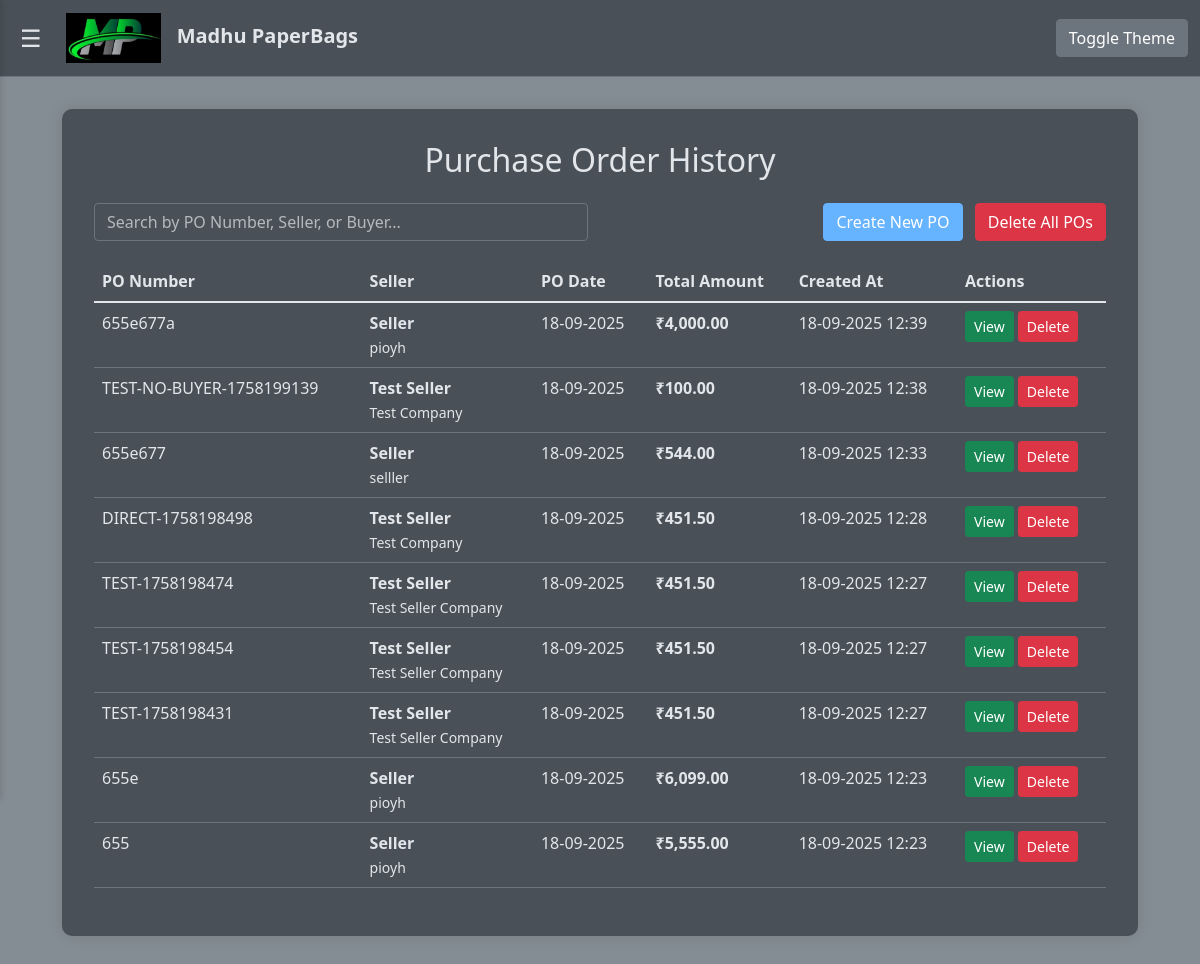
Screenshot of /purchase_order_history.php (signed in) with the database file from the repository.
### tables this page shows
CREATE TABLE `purchase_orders` (
  `id` int(11) NOT NULL,
  `po_number` varchar(255) NOT NULL,
  `po_date` date NOT NULL,
  `seller_name` varchar(255) NOT NULL,
  `seller_company` varchar(255) NOT NULL,
  `seller_address` text NOT NULL,
  `seller_phone` varchar(20) NOT NULL,
  `seller_gst` varchar(50) DEFAULT NULL,
  `seller_email` varchar(255) DEFAULT NULL,
  `materials_data` text NOT NULL,
  `subtotal` decimal(15,2) NOT NULL DEFAULT 0.00,
  `cgst_rate` decimal(5,2) DEFAULT 0.00,
  `sgst_rate` decimal(5,2) DEFAULT 0.00,
  `igst_rate` decimal(5,2) DEFAULT 0.00,
  `cgst_amount` decimal(15,2) DEFAULT 0.00,
  `sgst_amount` decimal(15,2) DEFAULT 0.00,
  `igst_amount` decimal(15,2) DEFAULT 0.00,
  `total_amount` decimal(15,2) NOT NULL DEFAULT 0.00,
  `created_at` timestamp NOT NULL DEFAULT current_timestamp(),
  `updated_at` timestamp NOT NULL DEFAULT current_timestamp() ON UPDATE current_timestamp()
);

### purchase_order_history.php (the view, shortened to what this page needs)
<?php
require_once "config/database.php";
$purchase_orders = [];
$sql = "SELECT id, po_number, po_date, seller_name, seller_company, total_amount, created_at, updated_at FROM purchase_orders ORDER BY created_at DESC";
$result = mysqli_query($conn, $sql);
if ($result) {
    while ($row = mysqli_fetch_assoc($result)) {
        $purchase_orders[] = $row;
    }
} else {
    error_log("Error fetching purchase orders: " . mysqli_error($conn));
}
?>
<!DOCTYPE html>
<html lang="en">
<head>
    <link href="https://cdn.jsdelivr.net/npm/bootstrap@5.1.3/dist/css/bootstrap.min.css" rel="stylesheet">
    <link href="includes/sidebar.css" rel="stylesheet">
</head>
<body class="dark-theme">
    <?php include 'includes/sidebar.php'; ?>
    <div class="main-content">
        <div class="container">
            <div class="history-container">
            <h2 class="text-center mb-4 main-text">Purchase Order History</h2>
            <div class="search-container">
                <div class="row">
                    <div class="col-md-6">
                        <input type="text" id="searchInput" class="form-control" placeholder="Search by PO Number, Seller, or Buyer...">
                    </div>
                    <div class="col-md-6 text-end">
                        <a href="purchase_order.php" class="btn btn-accent">
                            <i class="fas fa-plus"></i> Create New PO
                        </a>
                        <a href="delete_purchase_orders.php" class="btn btn-danger ms-2">
                            <i class="fas fa-trash"></i> Delete All POs
                        </a>
                    </div>
                </div>
            </div>
            <?php if (empty($purchase_orders)): ?>
                <div class="text-center">
                    <p class="main-text">No purchase orders found. <a href="purchase_order.php">Generate your first purchase order</a>.</p>
                </div>
            <?php else: ?>
                <div class="table-responsive">
                    <table class="table table-hover" id="poTable">
                        <thead>
                            <tr>
                                <th>PO Number</th>
                                <th>Seller</th>
                                <th>PO Date</th>
                                <th>Total Amount</th>
                                <th>Created At</th>
                                <th>Actions</th>
                            </tr>
                        </thead>
                        <tbody>
                            <?php foreach ($purchase_orders as $po): ?>
                                <tr>
                                    <td><?php echo htmlspecialchars($po['po_number']); ?></td>
                                    <td>
                                        <strong><?php echo htmlspecialchars($po['seller_name']); ?></strong><br>
                                        <small><?php echo htmlspecialchars($po['seller_company']); ?></small>
                                    </td>
                                    <td><?php echo date('d-m-Y', strtotime($po['po_date'])); ?></td>
                                    <td><strong>₹<?php echo number_format($po['total_amount'], 2); ?></strong></td>
                                    <td><?php echo date('d-m-Y H:i', strtotime($po['created_at'])); ?></td>
                                    <td>
                                        <a href="view_purchase_order.php?id=<?php echo $po['id']; ?>"
                                           class="btn btn-sm btn-success"
                                           title="View Purchase Order Details">
                                            <i class="fas fa-eye"></i> View
                                        </a>
                                        <form method="post" action="delete_purchase_order.php" style="display: inline;"
                                              onsubmit="return confirm('Are you sure you want to delete this purchase order?');">
                                            <button type="submit" class="btn btn-sm btn-danger">
                                                <i class="fas fa-trash"></i> Delete
                                            </button>
                                        </form>
                                    </td>
                                </tr>
                            <?php endforeach; ?>
                        </tbody>
                    </table>
                </div>
            <?php endif; ?>
        </div>
    </div>
    </div>
</body>
</html>

### includes/sidebar.css (style rules this page uses)
.main-content { transition: margin-left 0.3s ease; }

### purchase_order_history.php (style rules this page uses)
:root { --background-color: #f8f9fa; --text-color: #212529; --accent-color: #007bff; --form-bg: #ffffff; --form-border: #dee2e6; --form-focus-bg: #ffffff; --form-focus-shadow: 0 0 0 0.25rem rgba(0, 123, 255, 0.25); --table-bg: #ffffff; --table-border: #dee2e6; --table-hover-bg: #f8f9fa; }
body.dark-theme { --background-color: rgb(133, 141, 148); --text-color: #e2e6ea; --accent-color: #66b3ff; --form-bg: #495057; --form-border: #6c757d; --form-focus-bg: #495057; --form-focus-shadow: 0 0 0 0.25rem rgba(102, 179, 255, 0.25); --table-bg: #495057; --table-border: #6c757d; --table-hover-bg: #5a6268; }
body { background: var(--background-color); color: var(--text-color); min-height: 100vh; transition: background 0.3s ease, color 0.3s ease; }
.container { padding: 2rem; }
.history-container { background: var(--form-bg); padding: 2rem; border-radius: 10px; box-shadow: 0 0 15px rgba(0, 0, 0, 0.1); transition: background 0.3s ease, box-shadow 0.3s ease; }
.main-text { color: var(--text-color); transition: color 0.3s ease; }
.table { color: var(--text-color); background: var(--table-bg); }
.table th, .table td { background: var(--table-bg); border-color: var(--table-border); transition: background 0.3s ease, border-color 0.3s ease; }
.btn-accent { background: var(--accent-color); border: 1px solid var(--accent-color); color: white; transition: all 0.3s ease; }
.search-container { margin-bottom: 20px; }
.form-control { background: var(--form-bg); border: 1px solid var(--form-border); color: var(--text-color); transition: background 0.3s ease, border-color 0.3s ease, color 0.3s ease; }
.form-control::placeholder { color: var(--text-color); opacity: 0.7; }

### rows the page displays
purchase_orders: po_number "655e677a", seller_name "Seller", seller_company "pioyh", po_date "18-09-2025", total_amount "4,000.00", created_at "18-09-2025 12:39"
purchase_orders: po_number "TEST-NO-BUYER-1758199139", seller_name "Test Seller", seller_company "Test Company", po_date "18-09-2025", total_amount "100.00", created_at "18-09-2025 12:38"
purchase_orders: po_number "655e677", seller_name "Seller", seller_company "selller", po_date "18-09-2025", total_amount "544.00", created_at "18-09-2025 12:33"
purchase_orders: po_number "DIRECT-1758198498", seller_name "Test Seller", seller_company "Test Company", po_date "18-09-2025", total_amount "451.50", created_at "18-09-2025 12:28"
purchase_orders: po_number "TEST-1758198474", seller_name "Test Seller", seller_company "Test Seller Company", po_date "18-09-2025", total_amount "451.50", created_at "18-09-2025 12:27"
purchase_orders: po_number "TEST-1758198454", seller_name "Test Seller", seller_company "Test Seller Company", po_date "18-09-2025", total_amount "451.50", created_at "18-09-2025 12:27"
purchase_orders: po_number "TEST-1758198431", seller_name "Test Seller", seller_company "Test Seller Company", po_date "18-09-2025", total_amount "451.50", created_at "18-09-2025 12:27"
purchase_orders: po_number "655e", seller_name "Seller", seller_company "pioyh", po_date "18-09-2025", total_amount "6,099.00", created_at "18-09-2025 12:23"
purchase_orders: po_number "655", seller_name "Seller", seller_company "pioyh", po_date "18-09-2025", total_amount "5,555.00", created_at "18-09-2025 12:23"
